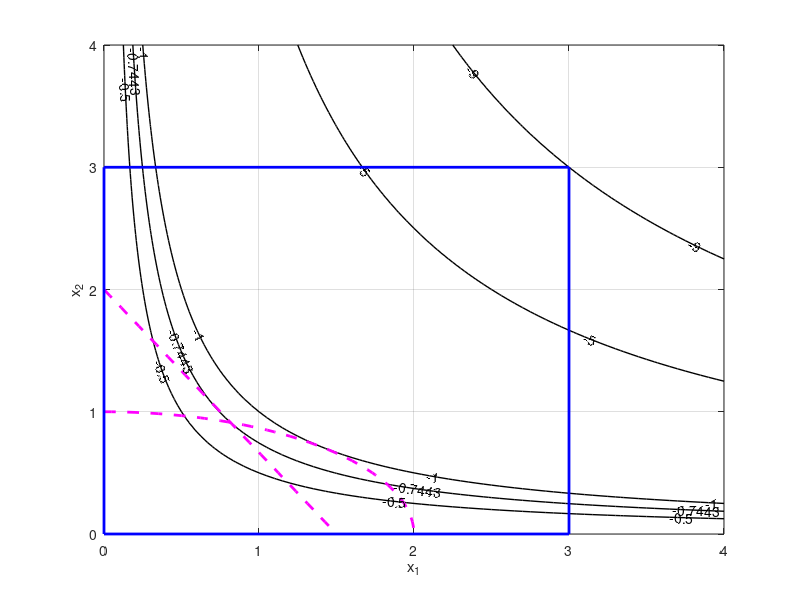

Here is the MATLAB script that generated this plot:
% Unconstrained Optimization%  
%	Dr. P.Venkataraman
%
%	section 4.3.3, Figure 4.8
% additional graphics using plotedit command

x1=0:.05:4;	
x2=0:0.05:4;
[X1 X2]=meshgrid(x1,x2); % X,Y are matrices

fval=-X1.*X2;	% could have used an m-file
g1val= 20*X1+15*X2-30;
g2val= 0.25*X1.*X1 +X2.*X2 -1;
[c1,h1]= contour(x1,x2,fval,[-9 -5 -1 -0.7443 -0.5  ],'k');
% draws the specified contours
% and establishes handles to set properties of plot               
set(h1,'LineWidth',1);
hold on
[c2,h2]= contour(x1,x2,g1val,[0 0],'m--');
set(h2,'LineWidth',2);


[c3,h3]= contour(x1,x2,g2val,[0 0],'m--');
set(h3,'LineWidth',2);

axis([0 4 0 4]);
clabel(c1);	% labels contours
xlabel('x_1');
ylabel('x_2');

% draw the design space
line([0 3],[0 0],'Color','b', ...
      'LineWidth',2);
line([3 3],[0 3],'Color','b', ...
      'LineWidth',2);
line([3 0],[3 3],'Color','b', ...
      'LineWidth',2);
line([0 0],[3 0],'Color','b', ...
      'LineWidth',2);

% solution

hold off
grid

